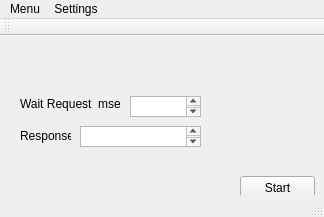
<?xml version="1.0" encoding="UTF-8"?>
<ui version="4.0">
 <class>MainWindow</class>
 <widget class="QMainWindow" name="MainWindow">
  <property name="geometry">
   <rect>
    <x>0</x>
    <y>0</y>
    <width>324</width>
    <height>217</height>
   </rect>
  </property>
  <property name="windowTitle">
   <string>MainWindow</string>
  </property>
  <widget class="QWidget" name="centralWidget">
   <widget class="QTextEdit" name="text_ports">
    <property name="geometry">
     <rect>
      <x>130</x>
      <y>60</y>
      <width>71</width>
      <height>21</height>
     </rect>
    </property>
    <property name="maximumSize">
     <size>
      <width>71</width>
      <height>21</height>
     </size>
    </property>
   </widget>
   <widget class="QLabel" name="label_2">
    <property name="geometry">
     <rect>
      <x>20</x>
      <y>60</y>
      <width>101</width>
      <height>16</height>
     </rect>
    </property>
    <property name="text">
     <string>Wait Request  msec</string>
    </property>
   </widget>
   <widget class="QPushButton" name="pushButton">
    <property name="geometry">
     <rect>
      <x>240</x>
      <y>140</y>
      <width>75</width>
      <height>23</height>
     </rect>
    </property>
    <property name="text">
     <string>Start</string>
    </property>
   </widget>
   <widget class="QLabel" name="label_3">
    <property name="geometry">
     <rect>
      <x>20</x>
      <y>90</y>
      <width>51</width>
      <height>20</height>
     </rect>
    </property>
    <property name="text">
     <string>Response:</string>
    </property>
   </widget>
   <widget class="QPlainTextEdit" name="plainTextEdit">
    <property name="geometry">
     <rect>
      <x>80</x>
      <y>90</y>
      <width>121</width>
      <height>21</height>
     </rect>
    </property>
   </widget>
   <widget class="QWidget" name="">
    <property name="geometry">
     <rect>
      <x>20</x>
      <y>30</y>
      <width>135</width>
      <height>22</height>
     </rect>
    </property>
    <layout class="QHBoxLayout" name="horizontalLayout">
     <item>
      <widget class="QLabel" name="label">
       <property name="text">
        <string>Serial Ports:</string>
       </property>
      </widget>
     </item>
     <item>
      <widget class="QComboBox" name="comboBox_port"/>
     </item>
    </layout>
   </widget>
  </widget>
  <widget class="QMenuBar" name="menuBar">
   <property name="geometry">
    <rect>
     <x>0</x>
     <y>0</y>
     <width>324</width>
     <height>21</height>
    </rect>
   </property>
   <widget class="QMenu" name="menujikjk">
    <property name="title">
     <string>Menu</string>
    </property>
    <addaction name="actionConnect"/>
   </widget>
   <widget class="QMenu" name="menuSettings">
    <property name="title">
     <string>Settings</string>
    </property>
   </widget>
   <addaction name="menujikjk"/>
   <addaction name="menuSettings"/>
  </widget>
  <widget class="QToolBar" name="mainToolBar">
   <attribute name="toolBarArea">
    <enum>TopToolBarArea</enum>
   </attribute>
   <attribute name="toolBarBreak">
    <bool>false</bool>
   </attribute>
  </widget>
  <widget class="QStatusBar" name="statusBar"/>
  <action name="actionConnect">
   <property name="text">
    <string>Connect</string>
   </property>
  </action>
 </widget>
 <layoutdefault spacing="6" margin="11"/>
 <resources/>
 <connections/>
</ui>
